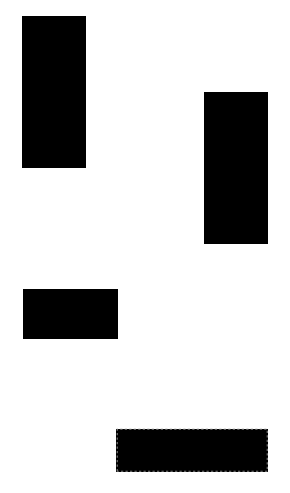
#> input picture endsem_takehome/mm23b009/question_1/src/image.png, 290 x 493 px
$ python conv.py
#> lines starting #> are read from the running program, lines starting #| are printed output that depends on the picture; after the words box and inside, x2 and y2 are one past the last pixel; in counts of white or black regions, pixels touching at a corner belong together
from PIL import Image, ImageOps
import numpy as np
import matplotlib.pyplot as plt

# Load and process the image
img = Image.open('image.png')
#> img is the input picture: PIL image 290x493 RGBA; mean R, G, B, A 200.3, 200.3, 200.3, 255
img = img.resize((750, 800))
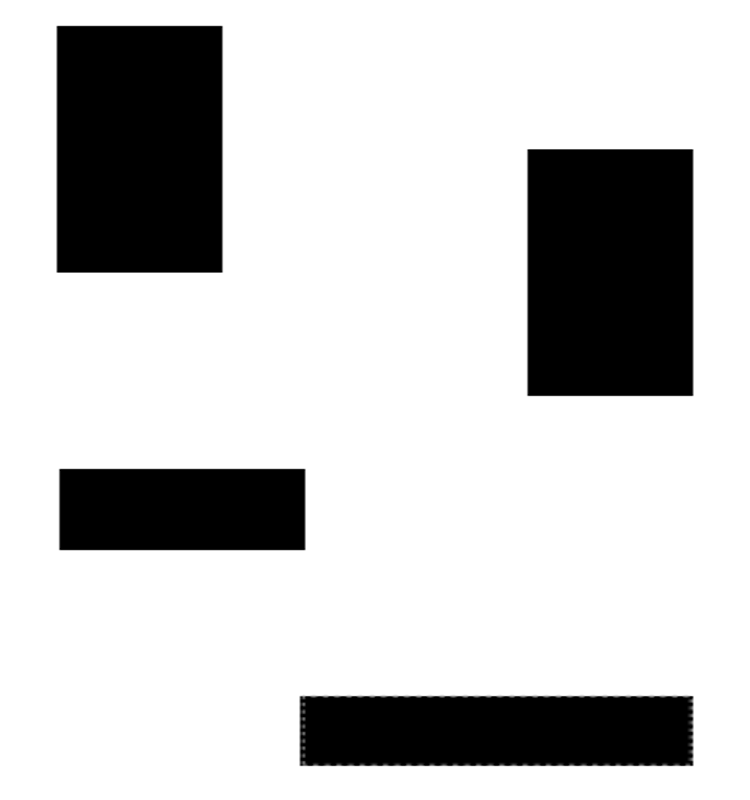
#> img: PIL image 750x800 RGBA; mean R, G, B, A 200.3, 200.3, 200.3, 255
img = ImageOps.grayscale(img)  # Convert to grayscale
#> img: PIL image 750x800 L

# Convert image to numpy array
np_img = np.array(img)

# Invert colors and binarize
np_img = ~np_img
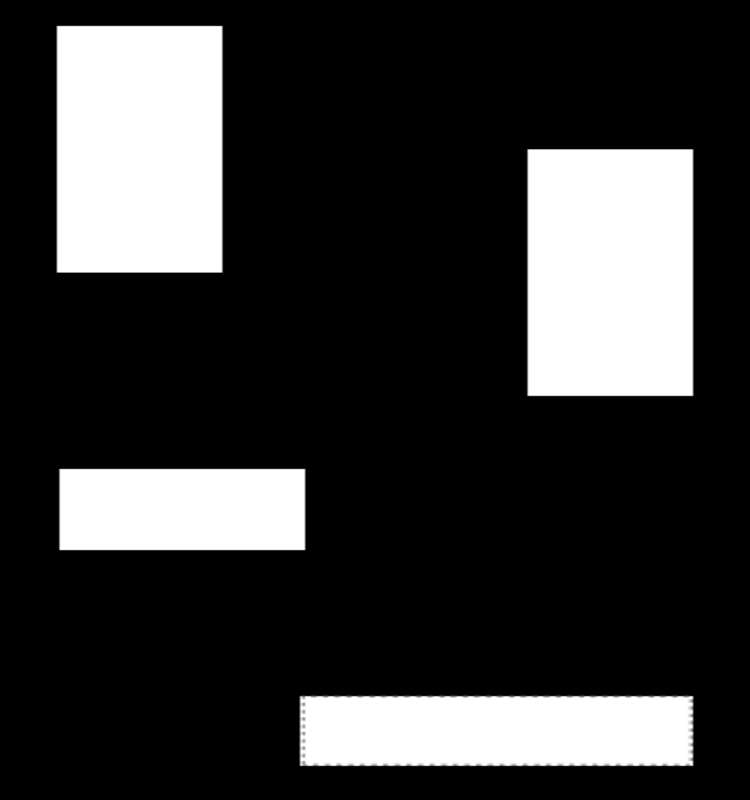
#> np_img: shape (800, 750); min 0, max 255, mean 54.7
np_img[np_img > 0] = 1
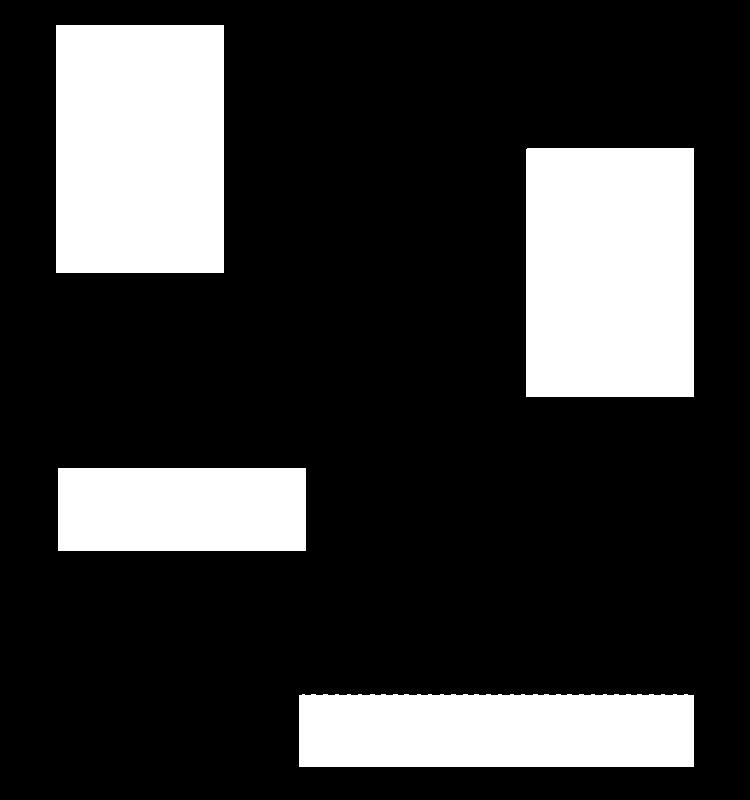
#> np_img: shape (800, 750); values 0 (black) and 1 (white), 22.1% white; 4 white regions, box (x1, y1, x2, y2) and area: (526, 148, 694, 397) 41831, (56, 25, 224, 273) 41664, (299, 694, 694, 767) 28594, (58, 468, 306, 551) 20584

# Save the numpy array to .npy file
np.save('image.npy', np_img)
